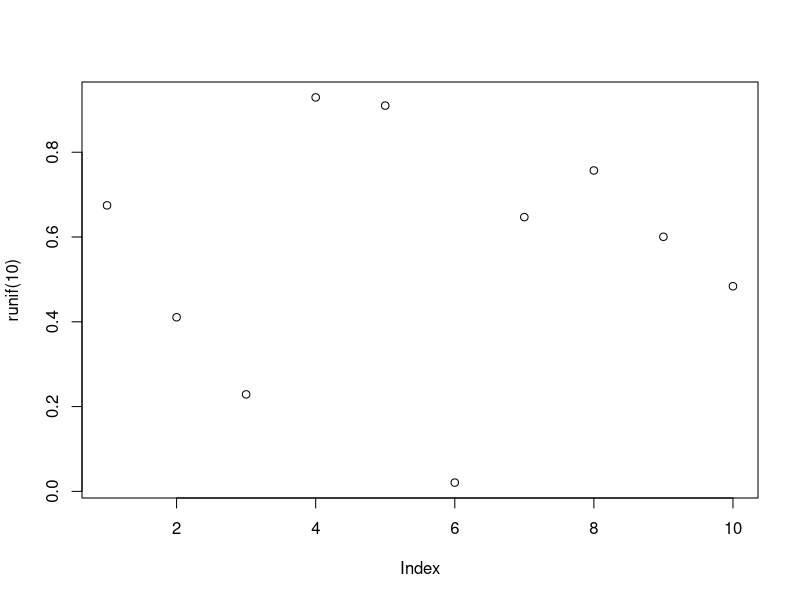

Generate this figure with R:
## ---- chunk 1

plot(runif(10))

